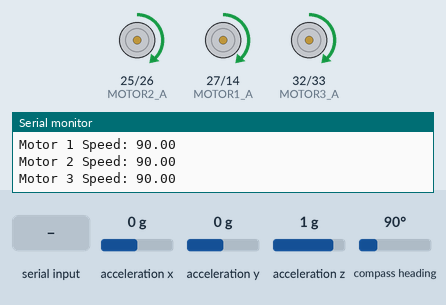
This sketch was run on a simulated ESP32. Shown: motor-driver pin pairs drawn as motors (green arrow = first pin HIGH = forward, orange = second pin HIGH = backward, longer = more drive), the last lines printed to the serial monitor. The inputs (shaded band) are chosen by the test bench; at power-on: compass heading 90°, acceleration x 0 g, acceleration y 0 g, acceleration z 1 g.

Above: at 2.2 s.
2.3 s: "90,45,200\n" received over Serial
At 3.4 s:
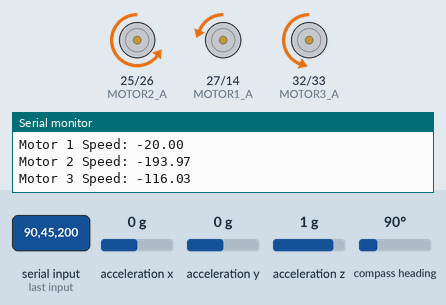
4.0 s: compass heading set to 7°
At 4.5 s:
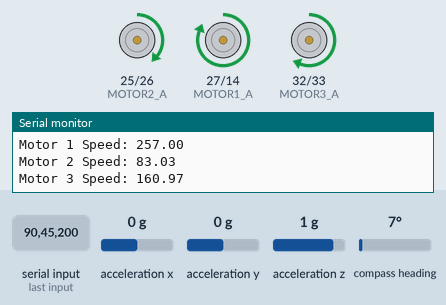
5.5 s: "30,150,10\n" received over Serial
At 6.3 s:
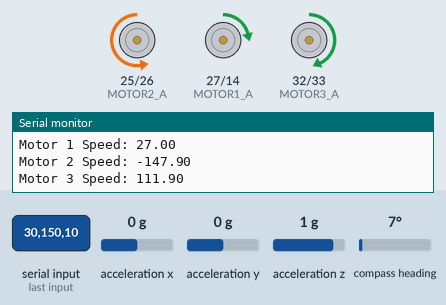
7.2 s: compass heading set to 90°
At 8.3 s:
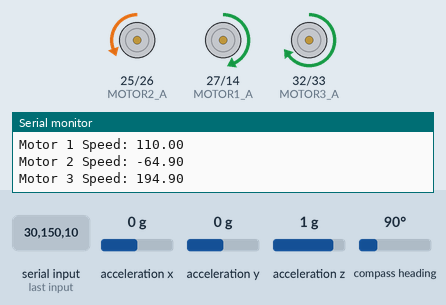
8.7 s: compass heading set to 269°
At 9.6 s:
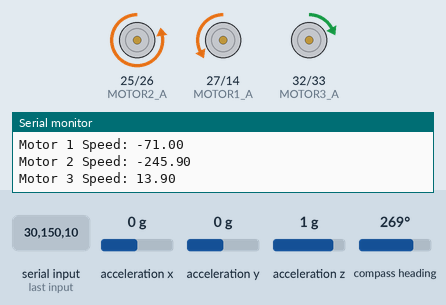
10.3 s: "1,90,45\n" received over Serial
At 11.2 s:
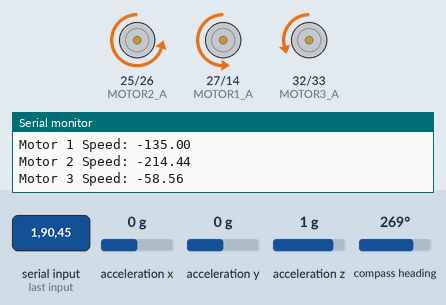
Timing chart, 0 to 12.9 s (numbered marks = the images above; inputs shaded):
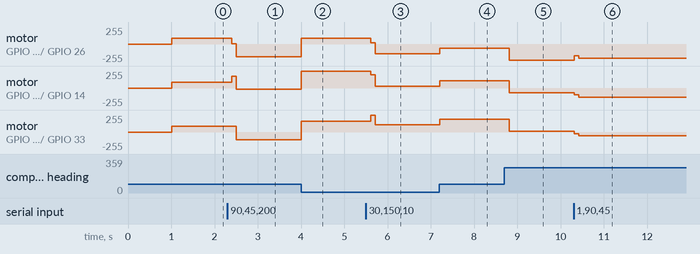

The sketch:

PS4_BT_BNO055.ino
```cpp
// ESP32 V4
// Base 3 Omniwhell
// motor dc, Vi = PWM, ga pake encoder
// BNO055, pake PID berdasarkan X-Orientation, SDA pin 21, SCL pin 22
// Input serial monitor (Vx,Vy,targetX) contoh (10,15,30)

#include <Wire.h>
#include <Adafruit_Sensor.h>
#include <Adafruit_BNO055.h>
#include <utility/imumaths.h>

#define BNO055_SAMPLERATE_DELAY_MS (100)
Adafruit_BNO055 bno = Adafruit_BNO055(55, 0x28);

// Pins for Motor 1
#define MOTOR1_A 27
#define MOTOR1_B 14

// Pins for Motor 2
#define MOTOR2_A 25
#define MOTOR2_B 26

// Pins for Motor 3
#define MOTOR3_A 32
#define MOTOR3_B 33

float Vx = 0.0;     // Initial speed component along x-axis
float Vy = 0.0;     // Initial speed component along y-axis
float w = 0.0;      // Angular velocity (omega) calculated by PID
float targetX = 0.0; // Target roll angle (0°)

float v1 = 0.0;     // Speed for Motor 1
float v2 = 0.0;     // Speed for Motor 2
float v3 = 0.0;     // Speed for Motor 3

// PID Variables
float kp = 1.0;     // Proportional gain
float ki = 0.0;     // Integral gain
float kd = 0.0;     // Derivative gain
float prevError = 0.0;
float integral = 0.0;

String inputString = ""; // Variable to store input string from Serial

void setup() {
  Serial.begin(115200);

  // Initialize pins for all motors
  pinMode(MOTOR1_A, OUTPUT);
  pinMode(MOTOR1_B, OUTPUT);
  pinMode(MOTOR2_A, OUTPUT);
  pinMode(MOTOR2_B, OUTPUT);
  pinMode(MOTOR3_A, OUTPUT);
  pinMode(MOTOR3_B, OUTPUT);

  // Initialize BNO055 sensor
  if (!bno.begin()) {
    Serial.print("Ooops, no BNO055 detected ... Check your wiring or I2C ADDR!");
    while (1);
  }

  delay(1000);
  bno.setExtCrystalUse(true); // Use external crystal for better accuracy

  // Print instruction for user
  Serial.println("Enter Vx,Vy,targetX separated by commas, e.g., 1.0,0.5,30.0");
}

void loop() {
  // Read orientation from BNO055 sensor
  sensors_event_t event;
  bno.getEvent(&event);

  // Normalize roll angle to -180 to 180 degrees range
  float rollAngle = event.orientation.x;
  if (rollAngle > 180) {
    rollAngle -= 360;  // Bring it back to -180 to 180 range
  } else if (rollAngle < -180) {
    rollAngle += 360;  // Bring it back to -180 to 180 range
  }

  // Calculate the error for the roll (x) angle
  float error = targetX - rollAngle;

  // Handle wrap-around for angles near -180/180 degrees
  if (error > 180) {
    error -= 360;
  } else if (error < -180) {
    error += 360;
  }

  // Calculate the integral and derivative components
  integral += error;
  float derivative = error - prevError;

  // PID output for angular velocity (w)
  w = -((kp * error) + (ki * integral) + (kd * derivative));
  prevError = error;

  // Print PID values and error
  Serial.print("Roll (X): ");
  Serial.print(rollAngle); // Roll
  Serial.print("°, Error: ");
  Serial.print(error);
  Serial.print(", w (PID output): ");
  Serial.println(w);

  // Check for new input from Serial Monitor
  if (Serial.available()) {
    inputString = Serial.readStringUntil('\n');  // Read input until newline character

    // Split the input string by commas and parse Vx, Vy, and targetX
    parseInputString(inputString);
  }

  // Compute the speed for each motor using the given formulas
  v1 = Vx + w;
  v2 = -Vx * cos(60 * PI / 180) - Vy * cos(30 * PI / 180) + w;
  v3 = -Vx * cos(60 * PI / 180) + Vy * cos(30 * PI / 180) + w;

  // Print motor speeds for debugging
  Serial.print("Motor 1 Speed: ");
  Serial.println(v1);
  Serial.print("Motor 2 Speed: ");
  Serial.println(v2);
  Serial.print("Motor 3 Speed: ");
  Serial.println(v3);

  // Control motors
  controlMotor(v1, MOTOR1_A, MOTOR1_B);
  controlMotor(v2, MOTOR2_A, MOTOR2_B);
  controlMotor(v3, MOTOR3_A, MOTOR3_B);

  delay(BNO055_SAMPLERATE_DELAY_MS);  // Delay before updating orientation
}

// Function to control motor based on v_target
void controlMotor(float v_target, int in1, int in2) {
  int pwmVal = (int) fabs(v_target);  // Absolute PWM value (0-255)
  if (pwmVal > 255) pwmVal = 255;     // Limit to max PWM

  int dir = (v_target >= 0) ? 1 : -1; // 1 for forward, -1 for reverse

  if (dir == 1) {
    // Forward direction
    analogWrite(in1, pwmVal);
    analogWrite(in2, LOW);
  } else if (dir == -1) {
    // Reverse direction
    analogWrite(in1, LOW);
    analogWrite(in2, pwmVal);
  } else {
    // Stop motor
    analogWrite(in1, LOW);
    analogWrite(in2, LOW);
  }
}

// Function to parse input string and update Vx, Vy, and targetX
void parseInputString(String input) {
  input.trim();  // Remove any extra whitespace
  int firstComma = input.indexOf(','); // Find first comma
  int secondComma = input.indexOf(',', firstComma + 1); // Find second comma

  // Extract values and convert to float
  if (firstComma != -1 && secondComma != -1) {
    Vx = input.substring(0, firstComma).toFloat();
    Vy = input.substring(firstComma + 1, secondComma).toFloat();
    targetX = input.substring(secondComma + 1).toFloat();

    // Print parsed values
    Serial.print("Vx: ");
    Serial.print(Vx);
    Serial.print(", Vy: ");
    Serial.print(Vy);
    Serial.print(", targetX: ");
    Serial.println(targetX);
  } else {
    Serial.println("Invalid input. Please enter in the format: Vx,Vy,targetX");
  }
}
```

Measured:
- after the input at 2.3 s, motor on GPIO 25 (MOTOR2_A) / GPIO 26 (MOTOR2_B): forward 90/255 → forward 6/255 after 0.10 s, → backward 193/255 0.11 s later; motor on GPIO 27 (MOTOR1_A) / GPIO 14 (MOTOR1_B): forward 90/255 → forward 180/255 after 0.10 s, → backward 20/255 0.11 s later
- after the input at 4.0 s, motor on GPIO 25 (MOTOR2_A) / GPIO 26 (MOTOR2_B): backward 193/255 → forward 83/255 at once; motor on GPIO 27 (MOTOR1_A) / GPIO 14 (MOTOR1_B): backward 20/255 → forward 255/255 at once; motor on GPIO 32 (MOTOR3_A) / GPIO 33 (MOTOR3_B): backward 116/255 → forward 160/255 at once
- after the input at 5.5 s, motor on GPIO 25 (MOTOR2_A) / GPIO 26 (MOTOR2_B): forward 83/255 → forward 22/255 after 0.11 s, → backward 147/255 0.11 s later; motor on GPIO 27 (MOTOR1_A) / GPIO 14 (MOTOR1_B): forward 255/255 → forward 197/255 after 0.11 s, → forward 27/255 0.11 s later
- after the input at 7.2 s, motor on GPIO 25 (MOTOR2_A) / GPIO 26 (MOTOR2_B): backward 147/255 → backward 64/255 at once; motor on GPIO 27 (MOTOR1_A) / GPIO 14 (MOTOR1_B): forward 27/255 → forward 110/255 at once; motor on GPIO 32 (MOTOR3_A) / GPIO 33 (MOTOR3_B): forward 111/255 → forward 194/255 at once
- after the input at 8.7 s, motor on GPIO 25 (MOTOR2_A) / GPIO 26 (MOTOR2_B): backward 64/255 → backward 245/255 after 0.11 s; motor on GPIO 27 (MOTOR1_A) / GPIO 14 (MOTOR1_B): forward 110/255 → backward 71/255 after 0.11 s; motor on GPIO 32 (MOTOR3_A) / GPIO 33 (MOTOR3_B): forward 194/255 → forward 13/255 after 0.11 s
- after the input at 10.3 s, motor on GPIO 25 (MOTOR2_A) / GPIO 26 (MOTOR2_B): backward 245/255 → backward 179/255 at once, → backward 214/255 0.11 s later; motor on GPIO 27 (MOTOR1_A) / GPIO 14 (MOTOR1_B): backward 71/255 → backward 100/255 at once, → backward 135/255 0.11 s later
